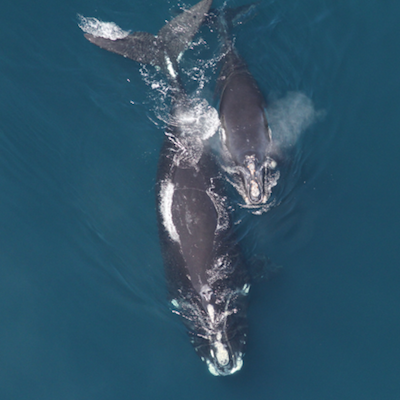
#> input picture test_whale_square.png, 400 x 400 px
$ python right_whale.py   (Python 2 division)   (older library calls are emulated)
#> lines starting #> are read from the running program, lines starting #| are printed output that depends on the picture
import time

import numpy as np
import scipy as sp
import matplotlib.pyplot as plt

from sklearn.feature_extraction import image
from sklearn.cluster import spectral_clustering

def flatten_image(img):
    """
    takes an (m, n) numpy array and flattens it to (1, m * n)
    """
    s = img.shape[0] * img.shape[1]
    img_wide = img.reshape(1, s, 4)

    return img_wide[0]

whale = sp.misc.imread('test_whale_square.png', flatten=True)
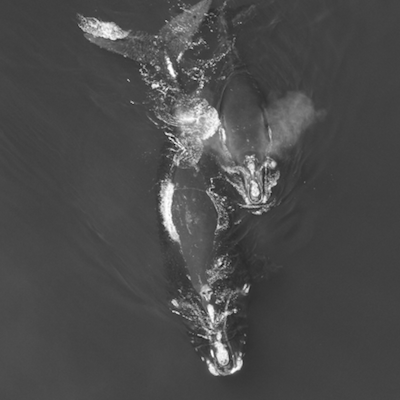
#> whale: shape (400, 400) float32; min 5.47, max 255, mean 75.5

# plt.imshow(whale)
# plt.show()
print whale.shape
#| (400, 400)

# downsize by a factor of 4
whale = whale[::2, ::2] + whale[1::2, ::2] + whale[::2, 1::2] + whale[1::2, 1::2]
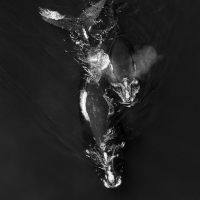
#> whale: shape (200, 200) float32; min 179.5, max 1014.5, mean 301.9; drawn with min black and max white
whale = whale[::2, ::2] + whale[1::2, ::2] + whale[::2, 1::2] + whale[1::2, 1::2]
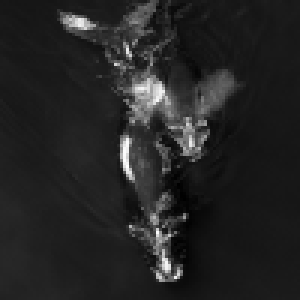
#> whale: shape (100, 100) float32 (shown 3 times larger); min 755.2, max 3896.4, mean 1207.6; drawn with min black and max white

graph = image.img_to_graph(whale)
beta = 5
eps = 1e-6
graph.data = np.exp(-beta * graph.data / whale.std()) # + eps
N_REGIONS = 11
print 'loop go'

# for assign_labels in ('kmeans','discretize'):
t0 = time.time()
print 't0 %.2fs' % t0
labels = spectral_clustering(graph, n_clusters = N_REGIONS,
                             assign_labels='discretize',
                             random_state=1,
                             eigen_solver='arpack')
#> labels = 10000 values, max 10 at index 3950, min 0 at index 4045, mean 5.16

t1 = time.time()
print 't1 %.2fs' % t1
labels = labels.reshape(whale.shape)
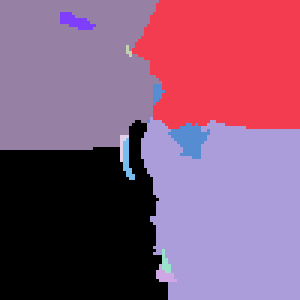
#> labels: shape (100, 100) int64 (shown 3 times larger); 11 distinct labels, from 0 to 10; one colour per label, 0 black

plt.figure(figsize=(5,5))
plt.imshow(whale, cmap=plt.cm.gray)

print 'looploop gogo'

for l in range(N_REGIONS):
    plt.contour(labels == l, contours=1,
                colors=[plt.cm.spectral(l /float(N_REGIONS)), ])

plt.xticks(())
plt.yticks(())

print 'Spectral clustering: %s, %.2fs' % ('discretize', (t1 - t0))

plt.show()
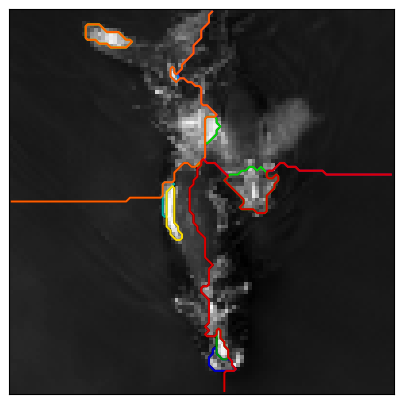
#> figure drawn by matplotlib, 1 panel
